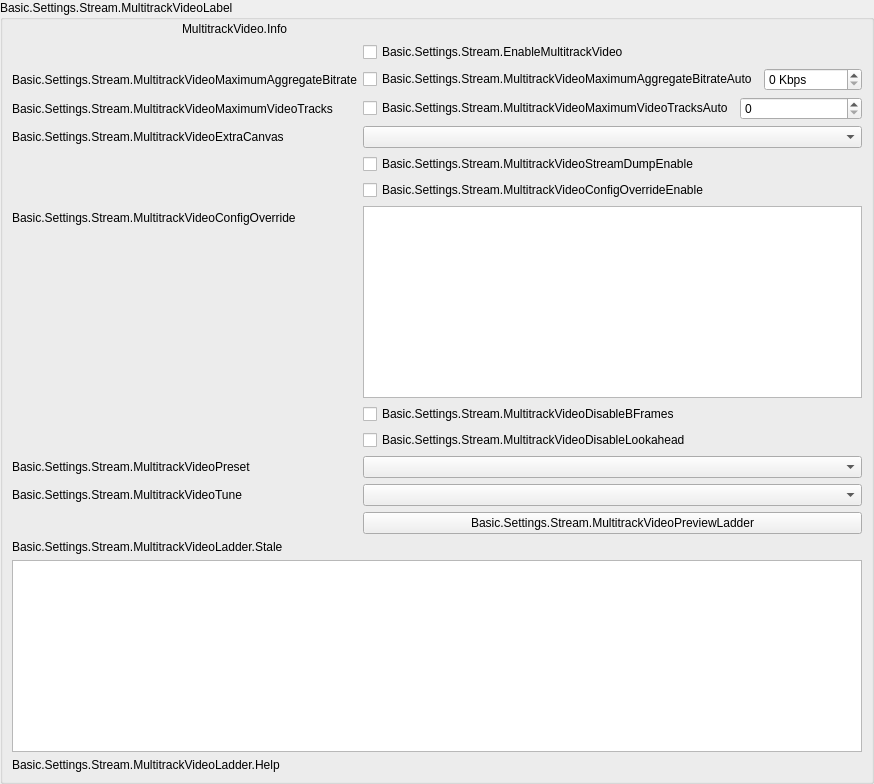
               <widget class="QGroupBox" name="multitrackVideoGroupBox">
                <property name="title">
                 <string>Basic.Settings.Stream.MultitrackVideoLabel</string>
                </property>
                <layout class="QVBoxLayout" name="verticalLayout_34">
                 <property name="leftMargin">
                  <number>9</number>
                 </property>
                 <property name="topMargin">
                  <number>2</number>
                 </property>
                 <property name="rightMargin">
                  <number>9</number>
                 </property>
                 <property name="bottomMargin">
                  <number>9</number>
                 </property>
                 <item>
                  <layout class="QHBoxLayout" name="horizontalLayout_12">
                   <item>
                    <spacer name="horizontalSpacer_31">
                     <property name="orientation">
                      <enum>Qt::Orientation::Horizontal</enum>
                     </property>
                     <property name="sizeType">
                      <enum>QSizePolicy::Policy::Fixed</enum>
                     </property>
                     <property name="sizeHint" stdset="0">
                      <size>
                       <width>170</width>
                       <height>10</height>
                      </size>
                     </property>
                    </spacer>
                   </item>
                   <item>
                    <widget class="QLabel" name="multitrackVideoInfo">
                     <property name="text">
                      <string>MultitrackVideo.Info</string>
                     </property>
                     <property name="textFormat">
                      <enum>Qt::TextFormat::RichText</enum>
                     </property>
                     <property name="wordWrap">
                      <bool>true</bool>
                     </property>
                     <property name="openExternalLinks">
                      <bool>true</bool>
                     </property>
                    </widget>
                   </item>
                  </layout>
                 </item>
                 <item>
                  <layout class="QFormLayout" name="formLayout_27">
                   <property name="fieldGrowthPolicy">
                    <enum>QFormLayout::FieldGrowthPolicy::AllNonFixedFieldsGrow</enum>
                   </property>
                   <item row="0" column="0">
                    <spacer name="horizontalSpacer_30">
                     <property name="orientation">
                      <enum>Qt::Orientation::Horizontal</enum>
                     </property>
                     <property name="sizeType">
                      <enum>QSizePolicy::Policy::Fixed</enum>
                     </property>
                     <property name="sizeHint" stdset="0">
                      <size>
                       <width>170</width>
                       <height>10</height>
                      </size>
                     </property>
                    </spacer>
                   </item>
                   <item row="0" column="1">
                    <widget class="QCheckBox" name="enableMultitrackVideo">
                     <property name="text">
                      <string>Basic.Settings.Stream.EnableMultitrackVideo</string>
                     </property>
                    </widget>
                   </item>
                   <item row="1" column="0">
                    <widget class="QLabel" name="multitrackVideoMaximumAggregateBitrateLabel">
                     <property name="text">
                      <string>Basic.Settings.Stream.MultitrackVideoMaximumAggregateBitrate</string>
                     </property>
                    </widget>
                   </item>
                   <item row="1" column="1">
                    <layout class="QHBoxLayout" name="horizontalLayout_31" stretch="0,0">
                     <item>
                      <widget class="QCheckBox" name="multitrackVideoMaximumAggregateBitrateAuto">
                       <property name="text">
                        <string>Basic.Settings.Stream.MultitrackVideoMaximumAggregateBitrateAuto</string>
                       </property>
                      </widget>
                     </item>
                     <item>
                      <widget class="OBS::SpinBox" name="multitrackVideoMaximumAggregateBitrate">
                       <property name="sizePolicy">
                        <sizepolicy hsizetype="MinimumExpanding" vsizetype="Fixed">
                         <horstretch>0</horstretch>
                         <verstretch>0</verstretch>
                        </sizepolicy>
                       </property>
                       <property name="suffix">
                        <string notr="true"> Kbps</string>
                       </property>
                       <property name="minimum">
                        <number>0</number>
                       </property>
                       <property name="maximum">
                        <number>1000000</number>
                       </property>
                       <property name="singleStep">
                        <number>50</number>
                       </property>
                       <property name="value">
                        <number>0</number>
                       </property>
                      </widget>
                     </item>
                    </layout>
                   </item>
                   <item row="2" column="0">
                    <widget class="QLabel" name="multitrackVideoMaximumVideoTracksLabel">
                     <property name="text">
                      <string>Basic.Settings.Stream.MultitrackVideoMaximumVideoTracks</string>
                     </property>
                    </widget>
                   </item>
                   <item row="2" column="1">
                    <layout class="QHBoxLayout" name="horizontalLayout_32" stretch="0,0">
                     <item>
                      <widget class="QCheckBox" name="multitrackVideoMaximumVideoTracksAuto">
                       <property name="sizePolicy">
                        <sizepolicy hsizetype="Minimum" vsizetype="Fixed">
                         <horstretch>0</horstretch>
                         <verstretch>0</verstretch>
                        </sizepolicy>
                       </property>
                       <property name="text">
                        <string>Basic.Settings.Stream.MultitrackVideoMaximumVideoTracksAuto</string>
                       </property>
                      </widget>
                     </item>
                     <item>
                      <widget class="OBS::SpinBox" name="multitrackVideoMaximumVideoTracks">
                       <property name="sizePolicy">
                        <sizepolicy hsizetype="MinimumExpanding" vsizetype="Fixed">
                         <horstretch>0</horstretch>
                         <verstretch>0</verstretch>
                        </sizepolicy>
                       </property>
                       <property name="minimum">
                        <number>0</number>
                       </property>
                       <property name="maximum">
                        <number>100</number>
                       </property>
                       <property name="value">
                        <number>0</number>
                       </property>
                      </widget>
                     </item>
                    </layout>
                   </item>
                   <item row="3" column="1">
                    <widget class="QComboBox" name="multitrackVideoAdditionalCanvas">
                     <property name="placeholderText">
                      <string>None</string>
                     </property>
                    </widget>
                   </item>
                   <item row="4" column="0">
                    <spacer name="horizontalSpacer_32">
                     <property name="orientation">
                      <enum>Qt::Orientation::Horizontal</enum>
                     </property>
                     <property name="sizeType">
                      <enum>QSizePolicy::Policy::Fixed</enum>
                     </property>
                     <property name="sizeHint" stdset="0">
                      <size>
                       <width>170</width>
                       <height>10</height>
                      </size>
                     </property>
                    </spacer>
                   </item>
                   <item row="4" column="1">
                    <widget class="QCheckBox" name="multitrackVideoStreamDumpEnable">
                     <property name="text">
                      <string>Basic.Settings.Stream.MultitrackVideoStreamDumpEnable</string>
                     </property>
                    </widget>
                   </item>
                   <item row="5" column="1">
                    <widget class="QCheckBox" name="multitrackVideoConfigOverrideEnable">
                     <property name="text">
                      <string>Basic.Settings.Stream.MultitrackVideoConfigOverrideEnable</string>
                     </property>
                    </widget>
                   </item>
                   <item row="6" column="0">
                    <widget class="QLabel" name="multitrackVideoConfigOverrideLabel">
                     <property name="text">
                      <string>Basic.Settings.Stream.MultitrackVideoConfigOverride</string>
                     </property>
                    </widget>
                   </item>
                   <item row="6" column="1">
                    <widget class="QPlainTextEdit" name="multitrackVideoConfigOverride">
                     <property name="sizePolicy">
                      <sizepolicy hsizetype="Expanding" vsizetype="Expanding">
                       <horstretch>0</horstretch>
                       <verstretch>0</verstretch>
                      </sizepolicy>
                     </property>
                    </widget>
                   </item>
                   <item row="3" column="0">
                    <widget class="QLabel" name="multitrackVideoAdditionalCanvasLabel">
                     <property name="text">
                      <string>Basic.Settings.Stream.MultitrackVideoExtraCanvas</string>
                     </property>
                    </widget>
                   </item>
                   <item row="7" column="1">
                    <widget class="QCheckBox" name="multitrackVideoDisableBFrames">
                     <property name="text">
                      <string>Basic.Settings.Stream.MultitrackVideoDisableBFrames</string>
                     </property>
                    </widget>
                   </item>
                   <item row="8" column="1">
                    <widget class="QCheckBox" name="multitrackVideoDisableLookahead">
                     <property name="text">
                      <string>Basic.Settings.Stream.MultitrackVideoDisableLookahead</string>
                     </property>
                    </widget>
                   </item>
                   <item row="9" column="0">
                    <widget class="QLabel" name="multitrackVideoPresetLabel">
                     <property name="text">
                      <string>Basic.Settings.Stream.MultitrackVideoPreset</string>
                     </property>
                    </widget>
                   </item>
                   <item row="9" column="1">
                    <widget class="QComboBox" name="multitrackVideoPreset">
                    </widget>
                   </item>
                   <item row="10" column="0">
                    <widget class="QLabel" name="multitrackVideoTuneLabel">
                     <property name="text">
                      <string>Basic.Settings.Stream.MultitrackVideoTune</string>
                     </property>
                    </widget>
                   </item>
                   <item row="10" column="1">
                    <widget class="QComboBox" name="multitrackVideoTune">
                    </widget>
                   </item>
                   <item row="11" column="1">
                    <widget class="QPushButton" name="multitrackVideoPreviewLadder">
                     <property name="text">
                      <string>Basic.Settings.Stream.MultitrackVideoPreviewLadder</string>
                     </property>
                    </widget>
                   </item>
                   <item row="12" column="0" colspan="2">
                    <widget class="QLabel" name="multitrackVideoLadderStale">
                     <property name="text">
                      <string>Basic.Settings.Stream.MultitrackVideoLadder.Stale</string>
                     </property>
                     <property name="class" stdset="0">
                      <string notr="true">text-warning</string>
                     </property>
                     <property name="wordWrap">
                      <bool>true</bool>
                     </property>
                     <property name="visible">
                      <bool>false</bool>
                     </property>
                    </widget>
                   </item>
                   <item row="13" column="0" colspan="2">
                    <widget class="QTableWidget" name="multitrackVideoLadder">
                     <property name="minimumSize">
                      <size>
                       <width>0</width>
                       <height>140</height>
                      </size>
                     </property>
                    </widget>
                   </item>
                   <item row="14" column="0" colspan="2">
                    <widget class="QLabel" name="multitrackVideoLadderStatus">
                     <property name="text">
                      <string>Basic.Settings.Stream.MultitrackVideoLadder.Help</string>
                     </property>
                     <property name="wordWrap">
                      <bool>true</bool>
                     </property>
                    </widget>
                   </item>
                  </layout>
                 </item>
                </layout>
               </widget>
